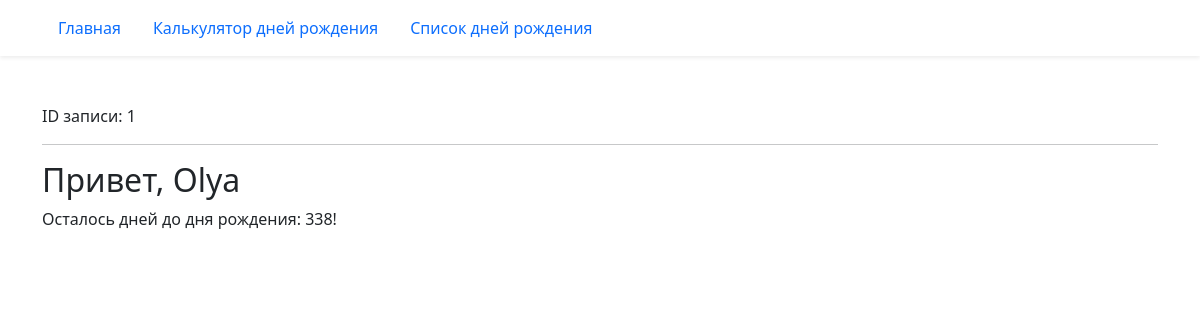
Before: /birthday/1/ with the older database file.
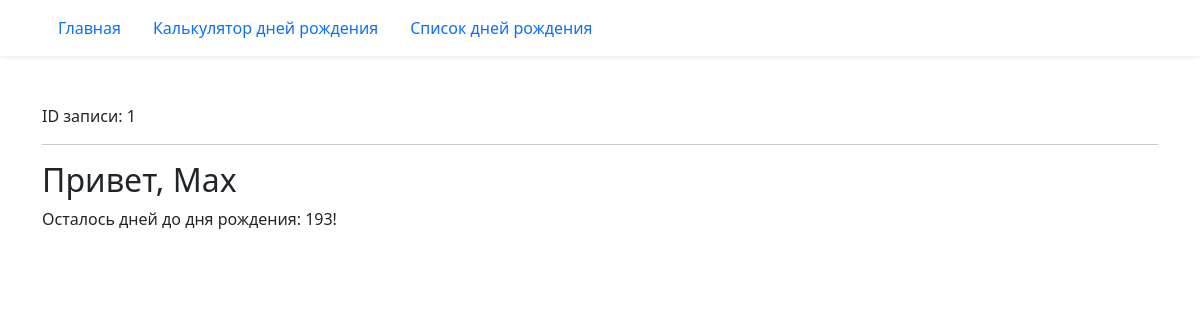
After: the same page with the newer database file.
### birthday/models.py (models this page shows, shortened)
class Birthday(models.Model):
    first_name = models.CharField('Имя', max_length=20)
    last_name = models.CharField(
        'Фамилия', blank=True, help_text='Необязательное поле', max_length=20
    )
    birthday = models.DateField('Дата рождения', validators=(real_age,))
    image = models.ImageField('Фото', upload_to='birthdays_images', blank=True)
    class Meta:
        constraints = (
            models.UniqueConstraint(
                fields=('first_name', 'last_name', 'birthday'),
                name='Unique person constraint',
            ),
        )

### birthday/views.py (the view)
# urls.py: path('<int:pk>/', views.BirthdayDetailView.as_view(), name='detail'),
class BirthdayDetailView(DetailView):
    model = Birthday
    def get_context_data(self, **kwargs):
        context = super().get_context_data(**kwargs)
        context['birthday_countdown'] = calculate_birthday_countdown(
            self.object.birthday
        )
        return context

### birthday/utils.py (called while the page is built)
def calculate_birthday_countdown(birthday):
    today = date.today()
    this_year_birthday = get_birthday_for_year(birthday, today.year)
    if this_year_birthday < today:
        next_birthday = get_birthday_for_year(birthday, today.year + 1)
    else:
        next_birthday = this_year_birthday
    birthday_countdown = (next_birthday - today).days
    return birthday_countdown

def get_birthday_for_year(birthday, year):
    try:
        calculated_birthday = birthday.replace(year=year)
    except ValueError:
        calculated_birthday = date(year=year, month=3, day=1)
    return calculated_birthday

### templates/birthday/birthday_detail.html (shortened to what this page needs)
{% extends "base.html" %}
{% block content %}
  ID записи: {{ object.id }}
  <hr>
   <h2>Привет, {{ object.first_name }} {{ object.last_name }}</h2>
  {% if birthday_countdown == 0 %}
    <p>С днём рождения!</p>
  {% else %}
    <p>Осталось дней до дня рождения: {{ birthday_countdown }}!</p>
  {% endif %}
{% endblock content %}

### templates/base.html (shortened to what this page needs)
<!DOCTYPE html>
<html lang="ru">
  <head>
    {% load django_bootstrap5 %}
    {% bootstrap_css %}
  </head>
  <body>
    {% include "includes/header.html" %}
    <div class="container pt-5">
      {% block content %}{% endblock %}
    </div>
  </body>
</html>

### templates/includes/header.html
<header>
  <nav class="navbar shadow-sm">
    <div class="container">
      {% with request.resolver_match.view_name as view_name %}
        <ul class="nav nav-pills">
          <li class="nav-item">
            <a class="nav-link {% if view_name == 'pages:homepage' %} active {% endif %}"
              href="{% url 'pages:homepage' %}">
              Главная
            </a>
          </li>
          <li class="nav-item">
            <a class="nav-link {% if view_name == 'birthday:create' %} active {% endif %}"
              href="{% url 'birthday:create' %}">
              Калькулятор дней рождения
            </a>
          </li>
          <li class="nav-item">
            <a class="nav-link {% if view_name == 'birthday:list' %} active {% endif %}"
              href="{% url 'birthday:list' %}">
              Список дней рождения
            </a>
          </li>
        </ul>
      {% endwith %}
    </div>
  </nav>
</header>

Changed rows visible on the page:
changed Birthday id 1: first_name "Olya" → "Max"
Other visible differences:
{{ birthday_countdown }}: "338" → "193"
